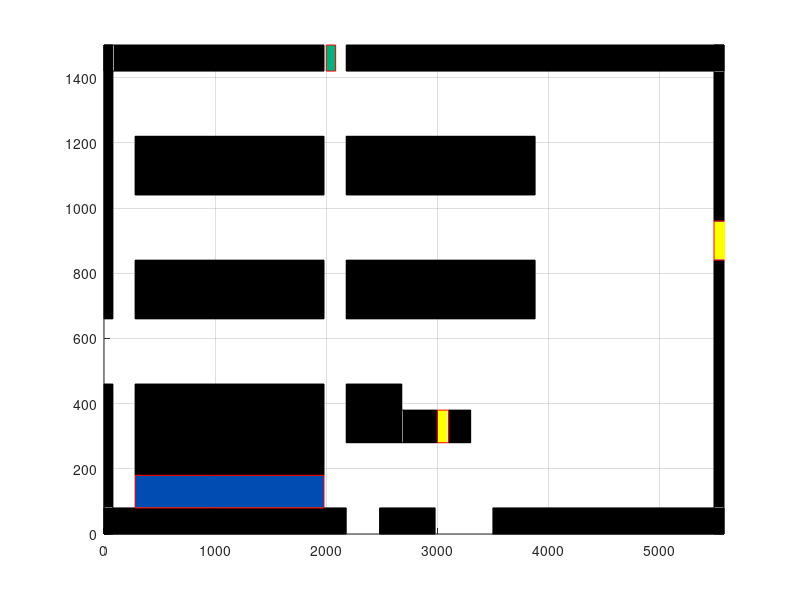

This figure's MATLAB source:
clc
clear all
close all

figure;
xlim([0,5580]);
ylim([0,1500]);
grid on;

rectangle('Position',[0,0,2180,80],'FaceColor',[0 0 0],'EdgeColor','k');
rectangle('Position',[2480,0,500,80],'FaceColor',[0 0 0],'EdgeColor','k');
rectangle('Position',[3500,0,2080,80],'FaceColor',[0 0 0],'EdgeColor','k');

rectangle('Position',[0,0,80,460],'FaceColor',[0 0 0],'EdgeColor','k');
rectangle('Position',[0,660,80,840],'FaceColor',[0 0 0],'EdgeColor','k');
rectangle('Position',[0,1420,1980,80],'FaceColor',[0 0 0],'EdgeColor','k');

rectangle('Position',[280,180,1700,280],'FaceColor',[0 0 0],'EdgeColor','k');
rectangle('Position',[280,660,1700,180],'FaceColor',[0 0 0],'EdgeColor','k');
rectangle('Position',[280,1040,1700,180],'FaceColor',[0 0 0],'EdgeColor','k');

rectangle('Position',[2180,660,1700,180],'FaceColor',[0 0 0],'EdgeColor','k');
rectangle('Position',[2180,1040,1700,180],'FaceColor',[0 0 0],'EdgeColor','k');
rectangle('Position',[2180,1420,3400,80],'FaceColor',[0 0 0],'EdgeColor','k');

rectangle('Position',[2180,280,500,180],'FaceColor',[0 0 0],'EdgeColor','k');
rectangle('Position',[2680,280,320,100],'FaceColor',[0 0 0],'EdgeColor','k');
rectangle('Position',[3100,280,200,100],'FaceColor',[0 0 0],'EdgeColor','k');

rectangle('Position',[5490,0,90,840],'FaceColor',[0 0 0],'EdgeColor','k');
rectangle('Position',[5490,960,90,540],'FaceColor',[0 0 0],'EdgeColor','k');

%One way to left
one_way_l = [280,80,1700,100];
rectangle('Position',[280,80,1700,100],'FaceColor',[0 0.3 0.7],'EdgeColor','r');

% Initial state
rectangle('Position',[2000,1420,85,80],'FaceColor',[0 0.7 0.5],'EdgeColor','r');

%Goal 1
rectangle('Position',[3000,280,100,100],'FaceColor',[1 1 0],'EdgeColor','r');

%Goal 2
rectangle('Position',[5490,840,100,120],'FaceColor',[1 1 0],'EdgeColor','r');
